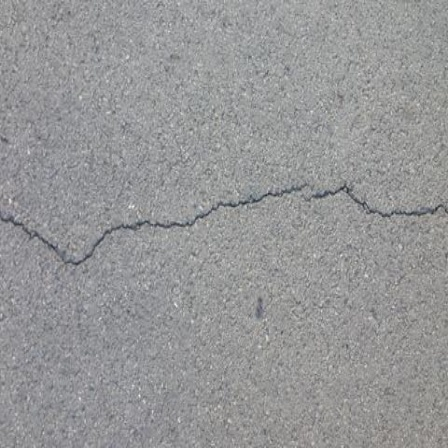
#> input picture data/train/images/CFD_095.jpg, 448 x 448 px; its folder holds only this picture in this run
$ python mean_std.py
#> lines starting #> are read from the running program, lines starting #| are printed output that depends on the picture; long printed decimals are rounded
import os
import numpy as np
from PIL import Image

# 文件夹路径，包含所有图片文件
folder_path ='data/train/images'

# 初始化累积变量
total_pixels = 0
sum_normalized_pixel_values = np.zeros(3)  # 如果是RGB图像，需要三个通道的均值和方差


# 遍历文件夹中的图片文件
for root, dirs, files in os.walk(folder_path):
    for filename in files:
        if filename.endswith(('.jpg', '.jpeg', '.png', '.bmp')):  # 可根据实际情况添加其他格式
            image_path = os.path.join(root, filename)
            image = Image.open(image_path)
#> image is the input picture: PIL image 448x448 RGB; mean R, G, B 150.1, 150.5, 151.5
            if image.mode != 'RGB':
                image = image.convert('RGB')
            image_array = np.array(image)

            # 归一化像素值到0-1之间
            normalized_image_array = image_array / 255.0

            # print(image_path)
            # print(normalized_image_array.shape)
            # 累积归一化后的像素值和像素数量
            total_pixels += normalized_image_array.size
#> total_pixels = 602112
            sum_normalized_pixel_values += np.sum(normalized_image_array, axis=(0, 1))
#> sum_normalized_pixel_values = [118168.2, 118492.2, 119221]

# 计算均值和方差
mean = sum_normalized_pixel_values / total_pixels
#> mean = [0.196, 0.197, 0.198]

sum_squared_diff = np.zeros(3)
for root, dirs, files in os.walk(folder_path):
    for filename in files:
        if filename.endswith(('.jpg', '.jpeg', '.png', '.bmp')):
            image_path = os.path.join(root, filename)
            image = Image.open(image_path)
            image_array = np.array(image)

            # 归一化像素值到0-1之间
            normalized_image_array = image_array / 255.0
            print(normalized_image_array.shape)
#| (448, 448, 3)
            print(mean.shape)
#| (3,)
            print(image_path)

            try:
                diff = (normalized_image_array - mean) ** 2
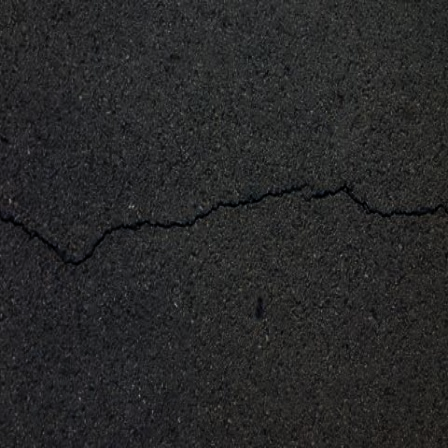
#> diff: shape (448, 448, 3) float64; mean R, G, B 0.157, 0.158, 0.16
                sum_squared_diff += np.sum(diff, axis=(0, 1))
#> sum_squared_diff = [31532.6, 31709.8, 32072.5]
            except:
                print(f"捕获到自定义异常")
                # diff = (normalized_image_array - mean) ** 2
                # sum_squared_diff += np.sum(diff, axis=(0, 1))

variance = sum_squared_diff / total_pixels
#> variance = [0.0524, 0.0527, 0.0533]

print("Mean:", mean)
#| Mean: [0.1963 0.1968 0.198]
print("Variance:", variance)
#| Variance: [0.05237 0.05266 0.05327]

$ run again, on data/train/images/CRACK500_20160307_164214_1281_361.jpg
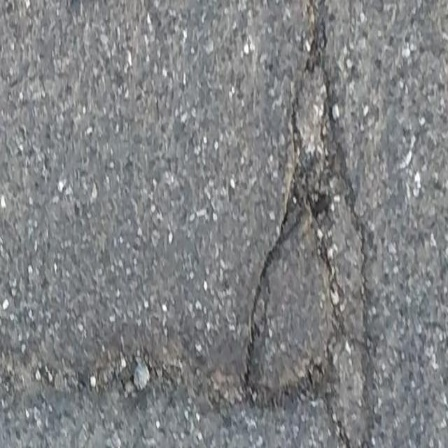
#> input picture data/train/images/CRACK500_20160307_164214_1281_361.jpg, 448 x 448 px
#> image is the input picture: PIL image 448x448 RGB; mean R, G, B 128.4, 130.3, 132.2
#> sum_normalized_pixel_values = [101053.8, 102567.8, 104038.4]
#> mean = [0.168, 0.17, 0.173]
#| (448, 448, 3)
#| (3,)
#> `diff = (normalized_image_array - mean) ** 2`:
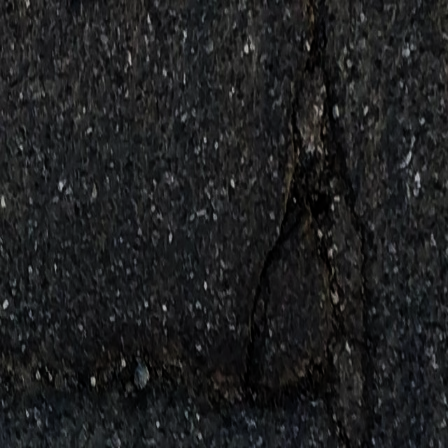
#> diff: shape (448, 448, 3) float64; mean R, G, B 0.121, 0.125, 0.128
#> sum_squared_diff = [24321.9, 25011.4, 25688.4]
#> variance = [0.0404, 0.0415, 0.0427]
#| Mean: [0.1678  0.1703 0.1728]
#| Variance: [0.04039  0.04154 0.04266]

$ run again, on data/train/images/CRACK500_20160308_155720_1281_1.jpg
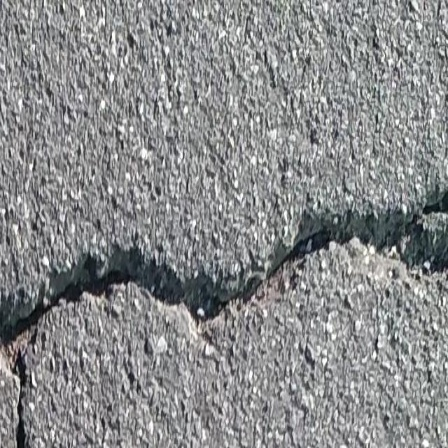
#> input picture data/train/images/CRACK500_20160308_155720_1281_1.jpg, 448 x 448 px
#> image is the input picture: PIL image 448x448 RGB; mean R, G, B 137.7, 139.1, 140.2
#> sum_normalized_pixel_values = [108341.6, 109472.2, 110313.6]
#> mean = [0.18, 0.182, 0.183]
#| (448, 448, 3)
#| (3,)
#> `diff = (normalized_image_array - mean) ** 2`:
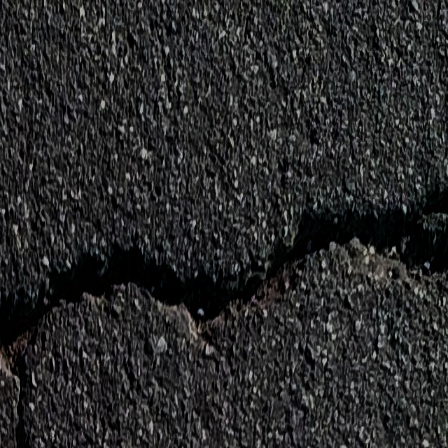
#> diff: shape (448, 448, 3) float64; mean R, G, B 0.163, 0.164, 0.165
#> sum_squared_diff = [32687.6, 32974.3, 33213.6]
#> variance = [0.0543, 0.0548, 0.0552]
#| Mean: [0.1799 0.1818 0.1832]
#| Variance: [0.05429 0.05476 0.05516]

$ run again, on data/train/images/CRACK500_20160222_165031_641_1.jpg
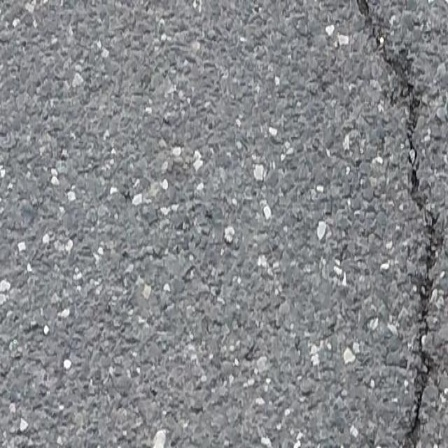
#> input picture data/train/images/CRACK500_20160222_165031_641_1.jpg, 448 x 448 px
#> image is the input picture: PIL image 448x448 RGB; mean R, G, B 133.8, 135.8, 139.1
#> sum_normalized_pixel_values = [105322, 106860.9, 109506.8]
#> mean = [0.175, 0.177, 0.182]
#| (448, 448, 3)
#| (3,)
#> `diff = (normalized_image_array - mean) ** 2`:
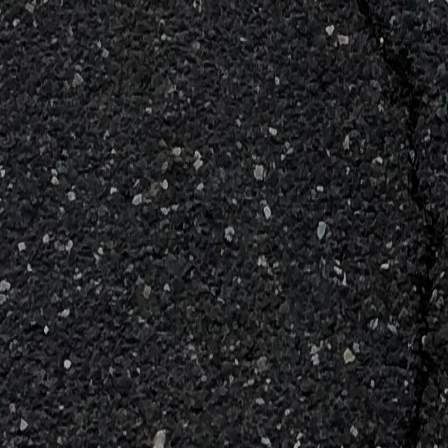
#> diff: shape (448, 448, 3) float64; mean R, G, B 0.133, 0.137, 0.143
#> sum_squared_diff = [26736.3, 27470.2, 28724]
#> variance = [0.0444, 0.0456, 0.0477]
#| Mean: [0.1749 0.1775 0.1819]
#| Variance: [0.0444 0.04562 0.04771]
